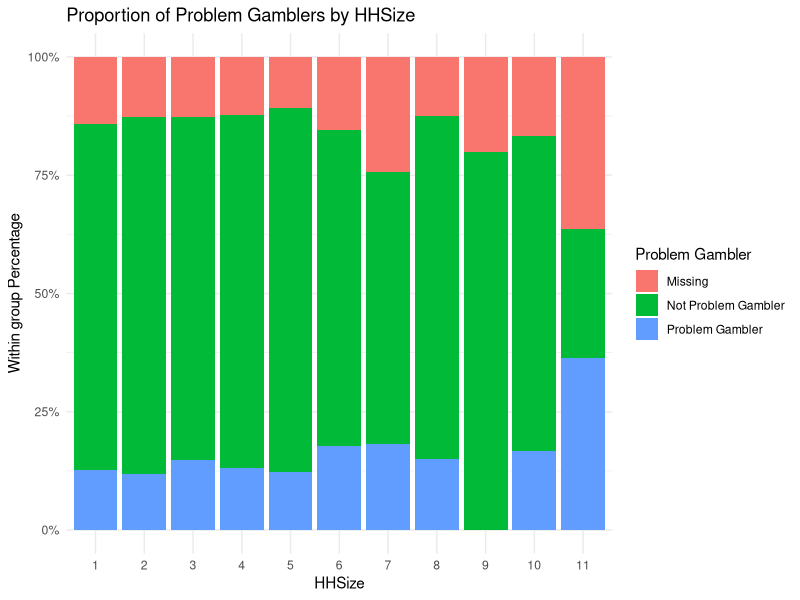
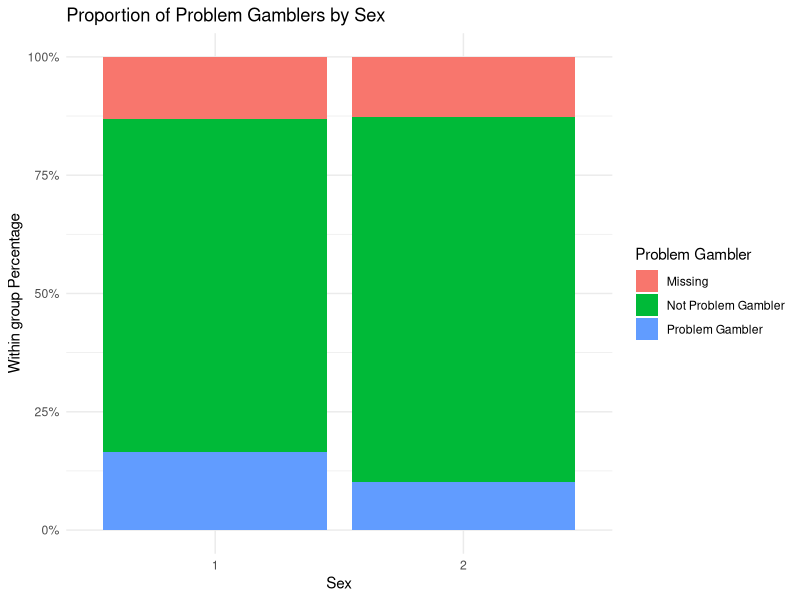
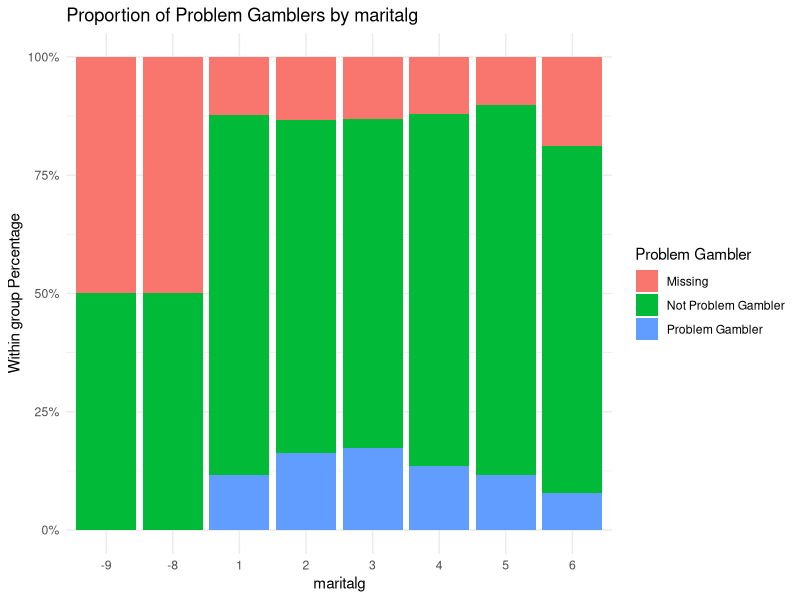
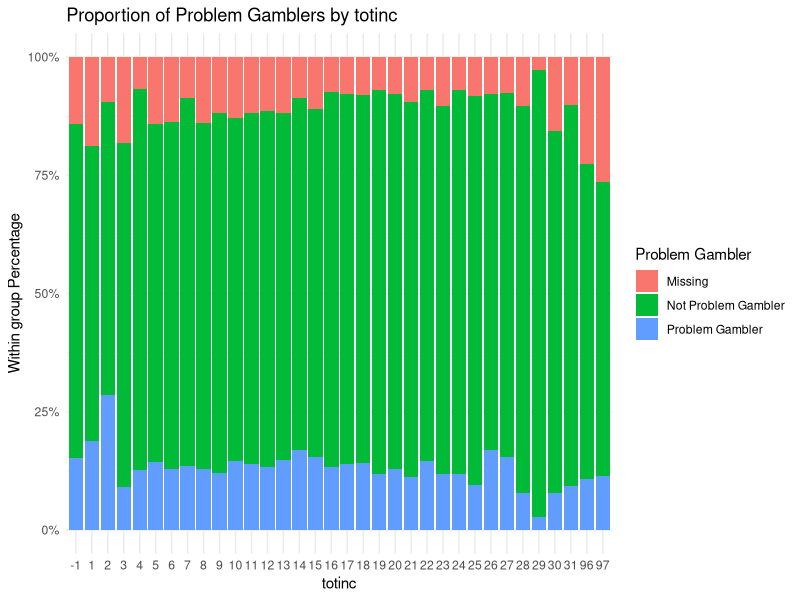
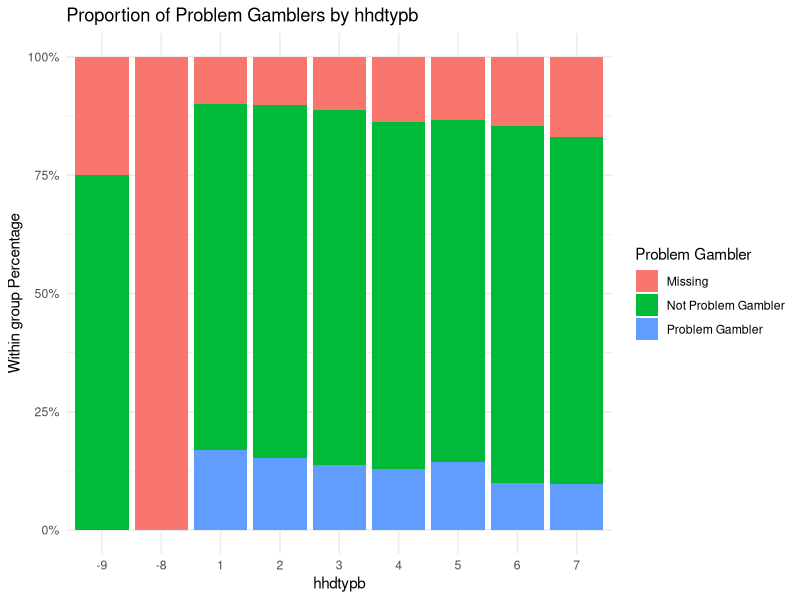
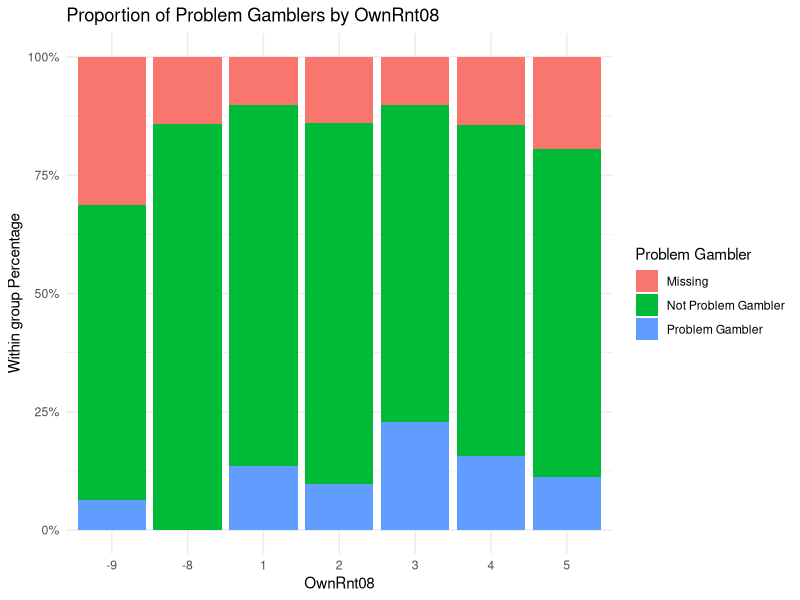
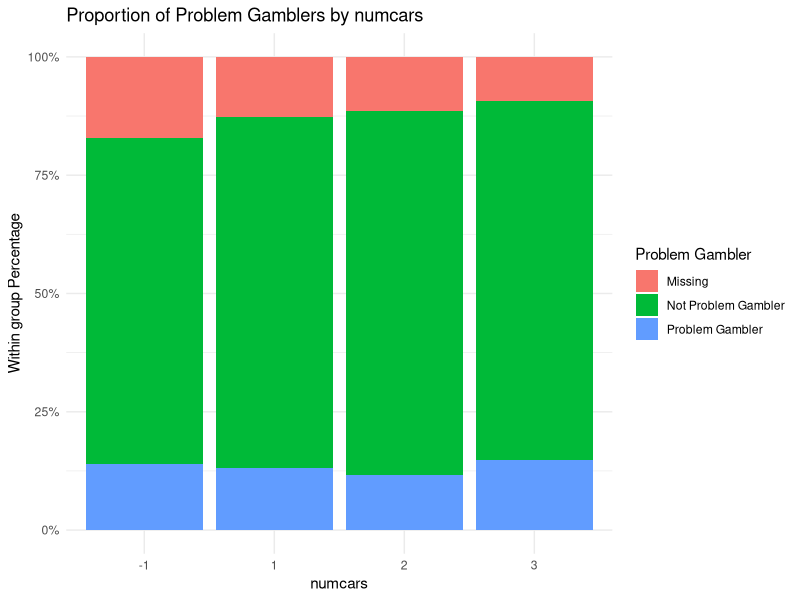
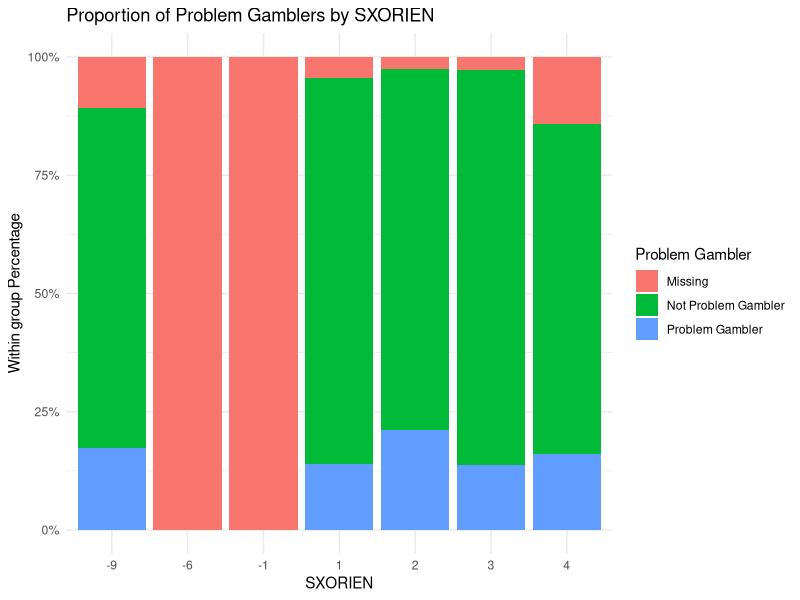

The R source for these figures, in order:
## ---- chunk 1

## ---- chunk 2
#Load all the libaries  
library(tidyverse)  
library(car)        
library(ggplot2)    
library(arm)  
library(dplyr)
## ---- chunk 3
# Load data
gmb_data <- read.csv("data/gambling2.csv", stringsAsFactors = TRUE)
summary(gmb_data)
## ---- chunk 4
gmb_data <- gmb_data %>%
  mutate(across(
    c(
      HHSize, Sex, maritalg, totinc, hhdtypb, OwnRnt08, numcars,
      SXORIEN, Religsc, ethnicC, SrcInc7, SrcInc15, eqv5,
      Econact_2, HighQual, hpnssec5, RG15a, docinfo1,
      compm3, compm7, compm8, compm9, genhelf2, longill12,
      cigst1, PROBGAM, Active, ActPhy, country,EducEnd, ghq12scr
    ),
    as.factor
  ))

cat_vars <- c(
  "HHSize", "Sex", "maritalg", "totinc", "hhdtypb", "OwnRnt08", "numcars",
  "SXORIEN", "Religsc", "ethnicC", "SrcInc7", "SrcInc15", "eqv5",
  "Econact_2", "HighQual", "hpnssec5", "RG15a", "docinfo1",
  "compm3", "compm7", "compm8", "compm9", "genhelf2", "longill12",
  "cigst1", "Active", "ActPhy", "country", "EducEnd", "ghq12scr"
)

summary(gmb_data)
## ---- chunk 5
# Continuous variables
cont_vars <- c("age", "eqvinc", "bmival", "wemwbs", "drating")

for (var in cont_vars) {
  gmb_data[[var]][gmb_data[[var]] < 0] <- NA  
}

gmb_data$PROBGAM <- as.factor(gmb_data$PROBGAM)

levels(gmb_data$PROBGAM)[levels(gmb_data$PROBGAM) %in% c("-1", "-9", "-8", "-2", "-6")] <- "Missing"

levels(gmb_data$PROBGAM)[levels(gmb_data$PROBGAM) == "0"] <- "Not Problem Gambler"
levels(gmb_data$PROBGAM)[levels(gmb_data$PROBGAM) == "1"] <- "Problem Gambler"



summary(gmb_data)
## ---- chunk 6

# Loop over variables to create the bar plots
for (var in cat_vars) {
  ggplot(gmb_data, aes_string(x = paste0("factor(", var, ")"), fill = "factor(PROBGAM)")) +
    geom_bar(position = "fill") +
    scale_y_continuous(name = "Within group Percentage", labels = scales::percent) +
    labs(
      title = paste("Proportion of Problem Gamblers by", var),
      x = var,
      fill = "Problem Gambler"
    ) +
    theme_minimal() -> p

  print(p)
}

## ---- chunk 7
levels(gmb_data$HHSize)[as.numeric(levels(gmb_data$HHSize)) >= 6] <- "Large (6+)"
levels(gmb_data$HHSize)[levels(gmb_data$HHSize) %in% c("1", "2", "3")] <- "Small (1–3)"
levels(gmb_data$HHSize)[levels(gmb_data$HHSize) %in% c("4", "5")] <- "Medium (4–5)"


levels(gmb_data$Sex)[levels(gmb_data$Sex) %in% c("1")] <- "Male"
levels(gmb_data$Sex)[levels(gmb_data$Sex) %in% c("2")] <- "Female"
levels(gmb_data$Sex)[levels(gmb_data$Sex) %in% c("-1", "-2", "-8", "-9")] <- "Missing"


levels(gmb_data$maritalg)[levels(gmb_data$maritalg) %in% c("1", "2")] <- "In a Relationship"
levels(gmb_data$maritalg)[levels(gmb_data$maritalg) %in% c("3", "4", "5", "6")] <- "Not in a Relationship"
levels(gmb_data$maritalg)[levels(gmb_data$maritalg) %in% c("-8", "-9")] <- "Missing"


levels(gmb_data$hhdtypb)[levels(gmb_data$hhdtypb) %in% c("1", "2")] <- "Young Adults – No kids"
levels(gmb_data$hhdtypb)[levels(gmb_data$hhdtypb) %in% c("3", "4")] <- "Family"
levels(gmb_data$hhdtypb)[levels(gmb_data$hhdtypb) %in% c("5", "6", "7")] <- "Older Adults – No kids"
levels(gmb_data$hhdtypb)[levels(gmb_data$hhdtypb) %in% c("-8", "-9")] <- "Missing"


levels(gmb_data$OwnRnt08)[levels(gmb_data$OwnRnt08) %in% c("1", "3")] <- "Mortgage"
levels(gmb_data$OwnRnt08)[levels(gmb_data$OwnRnt08) %in% c("2", "5")] <- "Ownership/No Rent"
levels(gmb_data$OwnRnt08)[levels(gmb_data$OwnRnt08) %in% c("4")] <- "Renting"
levels(gmb_data$OwnRnt08)[levels(gmb_data$OwnRnt08) %in% c("-8", "-9")] <- "Missing"


levels(gmb_data$numcars)[levels(gmb_data$numcars) %in% c("1", "2")] <- "1–2 Cars"
levels(gmb_data$numcars)[levels(gmb_data$numcars) %in% c("3")] <- "3+ Cars"
levels(gmb_data$numcars)[levels(gmb_data$numcars) %in% c("-1")] <- "Missing"

levels(gmb_data$SXORIEN)[levels(gmb_data$SXORIEN) %in% c("1")] <- "Heterosexual"
levels(gmb_data$SXORIEN)[levels(gmb_data$SXORIEN) %in% c("2", "3", "4")] <- "LGBTQ+"
levels(gmb_data$SXORIEN)[levels(gmb_data$SXORIEN) %in% c("-1", "-6", "-9")] <- "Missing"

levels(gmb_data$Religsc)[levels(gmb_data$Religsc) %in% c("1")] <- "No Religion"
levels(gmb_data$Religsc)[levels(gmb_data$Religsc) %in% c("2", "3")] <- "Christian"
levels(gmb_data$Religsc)[levels(gmb_data$Religsc) %in% c("7")] <- "Muslim"
levels(gmb_data$Religsc)[levels(gmb_data$Religsc) %in% c("-1", "-8", "-9")] <- "Missing"
levels(gmb_data$Religsc)[levels(gmb_data$Religsc) %in% c("4", "5", "6", "8", "9")] <- "Other Religion"

levels(gmb_data$ethnicC)[levels(gmb_data$ethnicC) %in% c("1", "2")] <- "White"
levels(gmb_data$ethnicC)[levels(gmb_data$ethnicC) %in% c("3")] <- "Black"
levels(gmb_data$ethnicC)[levels(gmb_data$ethnicC) %in% c("4")] <- "Asian"
levels(gmb_data$ethnicC)[levels(gmb_data$ethnicC) %in% c("5", "6")] <- "Other"
levels(gmb_data$ethnicC)[levels(gmb_data$ethnicC) %in% c("-1", "-8", "-9")] <- "Missing"


levels(gmb_data$SrcInc7)[levels(gmb_data$SrcInc7) %in% c("0")] <- "Not Mentioned"
levels(gmb_data$SrcInc7)[levels(gmb_data$SrcInc7) %in% c("1")] <- "Mentioned"
levels(gmb_data$SrcInc7)[levels(gmb_data$SrcInc7) %in% c("-1","-8", "-9")] <- "Missing"

levels(gmb_data$SrcInc15)[levels(gmb_data$SrcInc15) %in% c("0")] <- "Not Mentioned"
levels(gmb_data$SrcInc15)[levels(gmb_data$SrcInc15) %in% c("1")] <- "Mentioned"
levels(gmb_data$SrcInc15)[levels(gmb_data$SrcInc15) %in% c("-1", "-8", "-9")] <- "Missing"


levels(gmb_data$eqv5)[levels(gmb_data$eqv5) %in% c("1", "2")] <- "High Income"
levels(gmb_data$eqv5)[levels(gmb_data$eqv5) %in% c("3", "4")] <- "Medium Income"
levels(gmb_data$eqv5)[levels(gmb_data$eqv5) %in% c("5")] <- "Low Income"
levels(gmb_data$eqv5)[levels(gmb_data$eqv5) %in% c("-1")] <- "Missing"

levels(gmb_data$Econact_2)[levels(gmb_data$Econact_2) == "1"] <- "Employed"
levels(gmb_data$Econact_2)[levels(gmb_data$Econact_2) == "2"] <- "Student"
levels(gmb_data$Econact_2)[levels(gmb_data$Econact_2) == "3"] <- "Retired"
levels(gmb_data$Econact_2)[levels(gmb_data$Econact_2) == "4"] <- "Unemployed"
levels(gmb_data$Econact_2)[levels(gmb_data$Econact_2) == "5"] <- "Other Inactive"
levels(gmb_data$Econact_2)[levels(gmb_data$Econact_2) %in% c("-1", "-8", "-9")] <- "Missing"


levels(gmb_data$HighQual)[levels(gmb_data$HighQual) == "1"] <- "Degree or Higher"
levels(gmb_data$HighQual)[levels(gmb_data$HighQual) %in% c("2", "3")] <- "High School"
levels(gmb_data$HighQual)[levels(gmb_data$HighQual) == "4"] <- "GCSE or Equivalent"
levels(gmb_data$HighQual)[levels(gmb_data$HighQual) %in% c("5", "6")] <- "Other/None"
levels(gmb_data$HighQual)[levels(gmb_data$HighQual) %in% c("-9")] <- "Missing"


levels(gmb_data$hpnssec5)[levels(gmb_data$hpnssec5) == "1"] <- "Managerial & Professional"
levels(gmb_data$hpnssec5)[levels(gmb_data$hpnssec5) == "2"] <- "Intermediate"
levels(gmb_data$hpnssec5)[levels(gmb_data$hpnssec5) == "3"] <- "Small Employers & Self-Employed"
levels(gmb_data$hpnssec5)[levels(gmb_data$hpnssec5) == "4"] <- "Lower Supervisory & Technical"
levels(gmb_data$hpnssec5)[levels(gmb_data$hpnssec5) == "5"] <- "Semi-Routine"
levels(gmb_data$hpnssec5)[levels(gmb_data$hpnssec5) == "99"] <- "Other"
levels(gmb_data$hpnssec5)[levels(gmb_data$hpnssec5) %in% c("-8", "-9", "-1")] <- "Missing"

levels(gmb_data$RG15a)[levels(gmb_data$RG15a) == "1"] <- "Yes"
levels(gmb_data$RG15a)[levels(gmb_data$RG15a) == "2"] <- "No"
levels(gmb_data$RG15a)[levels(gmb_data$RG15a) %in% c("-8", "-9")] <- "Missing"


levels(gmb_data$docinfo1)[levels(gmb_data$docinfo1) == "1"] <- "Yes"
levels(gmb_data$docinfo1)[levels(gmb_data$docinfo1) == "2"] <- "No"
levels(gmb_data$docinfo1)[levels(gmb_data$docinfo1) %in% c("-1", "-8")] <- "Missing"


levels(gmb_data$compm3)[levels(gmb_data$compm3) == "0"] <- "No Condition"
levels(gmb_data$compm3)[levels(gmb_data$compm3) == "1"] <- "Has Condition"
levels(gmb_data$compm3)[levels(gmb_data$compm3) %in% c("-9")] <- "Missing"

levels(gmb_data$compm7)[levels(gmb_data$compm7) == "0"] <- "No Condition"
levels(gmb_data$compm7)[levels(gmb_data$compm7) == "1"] <- "Has Condition"
levels(gmb_data$compm7)[levels(gmb_data$compm7) %in% c("-9")] <- "Missing"

levels(gmb_data$compm8)[levels(gmb_data$compm8) == "0"] <- "No Condition"
levels(gmb_data$compm8)[levels(gmb_data$compm8) == "1"] <- "Has Condition"
levels(gmb_data$compm8)[levels(gmb_data$compm8) %in% c("-9")] <- "Missing"


levels(gmb_data$compm9)[levels(gmb_data$compm9) == "0"] <- "No Condition"
levels(gmb_data$compm9)[levels(gmb_data$compm9) == "1"] <- "Has Condition"
levels(gmb_data$compm9)[levels(gmb_data$compm9) %in% c("-9")] <- "Missing"

levels(gmb_data$genhelf2)[levels(gmb_data$genhelf2) == "1"] <- "Good"
levels(gmb_data$genhelf2)[levels(gmb_data$genhelf2) == "2"] <- "Fair"
levels(gmb_data$genhelf2)[levels(gmb_data$genhelf2) == "3"] <- "Bad"
levels(gmb_data$genhelf2)[levels(gmb_data$genhelf2) %in% c("-8")] <- "Missing"


levels(gmb_data$longill12)[levels(gmb_data$longill12) == "1"] <- "Yes"
levels(gmb_data$longill12)[levels(gmb_data$longill12) == "2"] <- "No"
levels(gmb_data$longill12)[levels(gmb_data$longill12) %in% c("-1", "-2", "-8", "-9")] <- "Missing"

levels(gmb_data$cigst1)[levels(gmb_data$cigst1) == "1"] <- "Never Smoked"
levels(gmb_data$cigst1)[levels(gmb_data$cigst1) %in% c("2", "3")] <- "Ex-Smoker"
levels(gmb_data$cigst1)[levels(gmb_data$cigst1) == "4"] <- "Current Smoker"
levels(gmb_data$cigst1)[levels(gmb_data$cigst1) %in% c("-1", "-2", "-6", "-8", "-9")] <- "Missing"

levels(gmb_data$Active)[levels(gmb_data$Active) == "1"] <- "Very Physically Active"
levels(gmb_data$Active)[levels(gmb_data$Active) == "2"] <- "Fairly Physically Active"
levels(gmb_data$Active)[levels(gmb_data$Active) == "3"] <- "Not Very Physically Active"
levels(gmb_data$Active)[levels(gmb_data$Active) == "4"] <- "Not at All Physically Active"
levels(gmb_data$Active)[levels(gmb_data$Active) %in% c("-1", "-2", "-8", "-9")] <- "Missing"

levels(gmb_data$country)[levels(gmb_data$country) == "1"] <- "England"
levels(gmb_data$country)[levels(gmb_data$country) == "2"] <- "Scotland"

levels(gmb_data$EducEnd)[levels(gmb_data$EducEnd) %in% c("2", "3", "4")] <- "Left Early or No Education"
levels(gmb_data$EducEnd)[levels(gmb_data$EducEnd) %in% c("5", "6", "7", "8")] <- "Left at 16+"
levels(gmb_data$EducEnd)[levels(gmb_data$EducEnd) == "1"] <- "Not Yet Finished"
levels(gmb_data$EducEnd)[levels(gmb_data$EducEnd) %in% c("-1", "-2", "-8", "-9")] <- "Missing"


levels(gmb_data$ghq12scr)[levels(gmb_data$ghq12scr) %in% as.character(0:2)] <- "Low Distress"
levels(gmb_data$ghq12scr)[levels(gmb_data$ghq12scr) %in% as.character(3:5)] <- "Moderate Distress"
levels(gmb_data$ghq12scr)[levels(gmb_data$ghq12scr) %in% as.character(6:12)] <- "High Distress"
levels(gmb_data$ghq12scr)[levels(gmb_data$ghq12scr) %in% c("-1", "-2", "-6", "-8", "-9")] <- "Missing"

levels(gmb_data$totinc)[levels(gmb_data$totinc) %in% as.character(1:15)] <- "Low Income"
levels(gmb_data$totinc)[levels(gmb_data$totinc) %in% as.character(16:23)] <- "Middle Income"
levels(gmb_data$totinc)[levels(gmb_data$totinc) %in% as.character(24:31)] <- "High Income"
levels(gmb_data$totinc)[levels(gmb_data$totinc) %in% c("96", "97")] <- "Don't Know / Refused"
levels(gmb_data$totinc)[levels(gmb_data$totinc) %in% c("-1", "-2", "-8", "-9")] <- "Missing"

## ---- chunk 8
# Household Size
gmb_data$HHSize <- relevel(gmb_data$HHSize, ref = "Small (1–3)")

# Sex
gmb_data$Sex <- relevel(gmb_data$Sex, ref = "Male")

# maritalg
gmb_data$maritalg <- relevel(gmb_data$maritalg, ref = "In a Relationship")

# Household Type
gmb_data$hhdtypb <- relevel(gmb_data$hhdtypb, ref = "Family")

# Tenure
gmb_data$OwnRnt08 <- relevel(gmb_data$OwnRnt08, ref = "Ownership/No Rent")

# Num Cars
gmb_data$numcars <- relevel(gmb_data$numcars, ref = "1–2 Cars")

# Sexual Orientation
gmb_data$SXORIEN <- relevel(gmb_data$SXORIEN, ref = "Heterosexual")

# Religion
gmb_data$Religsc <- relevel(gmb_data$Religsc, ref = "No Religion")

# Ethnicity
gmb_data$ethnicC <- relevel(gmb_data$ethnicC, ref = "White")

# Income Sources
gmb_data$SrcInc7 <- relevel(gmb_data$SrcInc7, ref = "Not Mentioned")
gmb_data$SrcInc15 <- relevel(gmb_data$SrcInc15, ref = "Not Mentioned")

# Income Quintile
gmb_data$eqv5 <- relevel(gmb_data$eqv5, ref = "Medium Income")

# Economic Activity
gmb_data$Econact_2 <- relevel(gmb_data$Econact_2, ref = "Employed")

# Highest Qual
gmb_data$HighQual <- relevel(gmb_data$HighQual, ref = "High School")

# NS-SEC Classification
gmb_data$hpnssec5 <- relevel(gmb_data$hpnssec5, ref = "Managerial & Professional")

# Religioun
gmb_data$RG15a <- relevel(gmb_data$RG15a, ref = "Yes")

# Medic Info 
gmb_data$docinfo1 <- relevel(gmb_data$docinfo1, ref = "Yes")

# Chronic Conditions
gmb_data$compm3 <- relevel(gmb_data$compm3, ref = "No Condition")
gmb_data$compm7 <- relevel(gmb_data$compm7, ref = "No Condition")
gmb_data$compm8 <- relevel(gmb_data$compm8, ref = "No Condition")
gmb_data$compm9 <- relevel(gmb_data$compm9, ref = "No Condition")

# General Health
gmb_data$genhelf2 <- relevel(gmb_data$genhelf2, ref = "Good")

# Long-standing Illness
gmb_data$longill12 <- relevel(gmb_data$longill12, ref = "No")

# Smoking
gmb_data$cigst1 <- relevel(gmb_data$cigst1, ref = "Never Smoked")

# Physical Activity
gmb_data$Active <- relevel(gmb_data$Active, ref = "Very Physically Active")

# Country
gmb_data$country <- relevel(gmb_data$country, ref = "England")

# Education End Age
gmb_data$EducEnd <- relevel(gmb_data$EducEnd, ref = "Left at 16+")

# Psychological Distress
gmb_data$ghq12scr <- relevel(gmb_data$ghq12scr, ref = "Low Distress")

# Total Income
gmb_data$totinc <- relevel(gmb_data$totinc, ref = "Middle Income")

## ---- chunk 9
# Define continuous variables
cont_vars <- c("age", "eqvinc", "bmival", "wemwbs", "drating")

gmb_data[cont_vars] <- lapply(gmb_data[cont_vars], function(x) as.numeric(as.character(x)))

# Replace common SPSS missing values with NA
gmb_data[cont_vars] <- lapply(gmb_data[cont_vars], function(x) {
  x[x %in% c(-1, -2, -6, -8, -9)] <- NA
  return(x)
})

## ---- chunk 10
for (var in cont_vars) {
  print(
    ggplot(gmb_data, aes(x = factor(PROBGAM), y = .data[[var]])) +
      geom_boxplot(fill = "lightblue") +
      labs(x = "Problem Gambler", y = var, title = paste("Boxplot of", var, "by Problem Gambling Status")) +
      theme_minimal()
  )
}
## ---- chunk 11
model_0 <- glm(PROBGAM ~ HighQual, data = gmb_data, family = binomial)
summary(model_0)
anova(model_0)
## ---- chunk 12
model_1 <- glm(PROBGAM ~ HighQual, data = gmb_data, family = binomial)
summary(model_1)
anova(model_1)
## ---- chunk 13
model_2 <- glm(PROBGAM ~ HighQual + OwnRnt08, data = gmb_data, family = binomial)
anova(model_2)
summary(model_2)
anova(model_1, model_2, test = "Chisq")
vif(model_2)

## ---- chunk 14
model_3 <- glm(PROBGAM ~ HighQual + OwnRnt08+numcars, data = gmb_data, family = binomial)
anova(model_2, model_3, test = "Chisq")
summary(model_3)
anova(model_3)
vif(model_3)
## ---- chunk 15
model_3.1 <- glm(PROBGAM ~ HighQual + OwnRnt08+numcars +totinc, data = gmb_data, family = binomial)
anova(model_3, model_3.1, test = "Chisq")
summary(model_3.1)
anova(model_3.1)
vif(model_3.1)
## ---- chunk 16
model_3.2 <- glm(PROBGAM ~ HighQual + OwnRnt08 +numcars+totinc+ eqv5, data = gmb_data, family = binomial)
anova(model_3.2, model_3.1, test = "Chisq")
summary(model_3.2)
anova(model_3.2)
vif(model_3.2)
## ---- chunk 17
model_4 <- glm(PROBGAM ~ HighQual + OwnRnt08 +numcars+totinc+ Econact_2, data = gmb_data, family = binomial)
anova(model_3.1, model_4, test = "Chisq")
summary(model_4)
anova(model_4)
vif(model_4)
## ---- chunk 18
model_5 <- glm(PROBGAM ~ HighQual + OwnRnt08+numcars+totinc+Econact_2+country, data = gmb_data, family = binomial)
anova(model_4, model_5, test = "Chisq")
summary(model_5)
anova(model_5)
vif(model_5)
## ---- chunk 19
model_6 <- glm(PROBGAM ~ HighQual + OwnRnt08+numcars+totinc+Econact_2+country + Religsc, data = gmb_data, family = binomial)
anova(model_5, model_6, test = "Chisq")
summary(model_6)
anova(model_6)
vif(model_6)
## ---- chunk 20
vars_used <- c("HighQual", "EducEnd", "OwnRnt08", "hhdtypb", 
               "HHSize", "Econact_2", "SrcInc15", "ghq12scr", 
               "SXORIEN", "Religsc", "eqv5", "age", "country")

## ---- chunk 21

mod_relig <- glm(PROBGAM ~ Religsc, family = binomial, data = gmb_data)

b <- coef(mod_relig)


delta_muslim <- with(gmb_data,
  invlogit(b[1] + b["ReligscMuslim"]) - invlogit(b[1])
)


delta_christian <- with(gmb_data,
  invlogit(b[1] + b["ReligscChristian"]) - invlogit(b[1])
)


delta_other <- with(gmb_data,
  invlogit(b[1] + b["ReligscOther Religion"]) - invlogit(b[1])
)

cat("Muslim vs No Religion: ", round(mean(delta_muslim), 3), "\n")
cat("Christian vs No Religion", round(mean(delta_christian), 3), "\n")
cat("Other Religion vs No Religion: ", round(mean(delta_other), 3), "\n")


## ---- chunk 22

econ_mod <- glm(PROBGAM ~ Econact_2, family = binomial, data = gmb_data)
b <- coef(econ_mod)


delta.student <- with(gmb_data,
  invlogit(b[1] + b["Econact_2Student"]) - invlogit(b[1])
)
cat("Full-time Student vs Employed APC: ", round(mean(delta.student), 3), "\n")


delta.retired <- with(gmb_data,
  invlogit(b[1] + b["Econact_2Retired"]) - invlogit(b[1])
)
cat("Retired vs Employed ", round(mean(delta.retired), 3), "\n")


delta.unemployed <- with(gmb_data,
  invlogit(b[1] + b["Econact_2Unemployed"]) - invlogit(b[1])
)
cat("Unemployed vs Employed: ", round(mean(delta.unemployed), 3), "\n")


delta.other <- with(gmb_data,
  invlogit(b[1] + b["Econact_2Other Inactive"]) - invlogit(b[1])
)
cat("Other Inactive vs Employed: ", round(mean(delta.other), 3), "\n")


## ---- chunk 23

qual_mod <- glm(PROBGAM ~ HighQual, family = binomial, data = gmb_data)
b <- coef(qual_mod)


delta.degree <- with(gmb_data,
  invlogit(b[1] + b["HighQualDegree or Higher"]) - invlogit(b[1])
)
cat("Degree or Higher vs High School", round(mean(delta.degree), 3), "\n")


delta.gcse <- with(gmb_data,
  invlogit(b[1] + b["HighQualGCSE or Equivalent"]) - invlogit(b[1])
)
cat("GCSE or Equivalent vs High School", round(mean(delta.gcse), 3), "\n")

delta.other <- with(gmb_data,
  invlogit(b[1] + b["HighQualOther/None"]) - invlogit(b[1])
)
cat("Other/None vs High School APC: ", round(mean(delta.other), 3), "\n")

delta.missing <- with(gmb_data,
  invlogit(b[1] + b["HighQualMissing"]) - invlogit(b[1])
)
cat("Missing vs High School", round(mean(delta.missing), 3), "\n")

## ---- chunk 24

country_mod <- glm(PROBGAM ~ country, family = binomial, data = gmb_data)
b <- coef(country_mod)


delta.scotland <- with(gmb_data,
  invlogit(b[1] + b["countryScotland"]) - invlogit(b[1])
)

cat("Scotland vs England", round(mean(delta.scotland), 3), "\n")
## ---- chunk 25
own_mod <- glm(PROBGAM ~ OwnRnt08, family = binomial, data = gmb_data)
b <- coef(own_mod)

delta.mortgage <- with(gmb_data,
  invlogit(b[1] + b["OwnRnt08Mortgage"]) - invlogit(b[1])
)

delta.renting <- with(gmb_data,
  invlogit(b[1] + b["OwnRnt08Renting"]) - invlogit(b[1])
)

delta.own_missing <- with(gmb_data,
  invlogit(b[1] + b["OwnRnt08Missing"]) - invlogit(b[1])
)

cat("Mortgage vs Ownership/No Rent  ", round(mean(delta.mortgage), 3), "\n")
cat("Renting vs Ownership/No Rent", round(mean(delta.renting), 3), "\n")
cat("Missing vs Ownership/No Rent ", round(mean(delta.own_missing), 3), "\n")

## ---- chunk 26
numcars_mod <- glm(PROBGAM ~ numcars, family = binomial, data = gmb_data)

b <- coef(numcars_mod)

delta.numcars_3plus <- with(gmb_data,
  invlogit(b[1] + b["numcars3+ Cars"]) - invlogit(b[1])
)

delta.numcars_missing <- with(gmb_data,
  invlogit(b[1] + b["numcarsMissing"]) - invlogit(b[1])
)

cat("3+ Cars vs 1–2 Cars ", round(mean(delta.numcars_3plus), 3), "\n")
cat("Missing vs 1–2 Cars", round(mean(delta.numcars_missing), 3), "\n")

## ---- chunk 27

totinc_mod <- glm(PROBGAM ~ totinc, family = binomial, data = gmb_data)

b <- coef(totinc_mod)

delta.income_low <- with(gmb_data,
  invlogit(b[1] + b["totincLow Income"]) - invlogit(b[1])
)

delta.income_high <- with(gmb_data,
  invlogit(b[1] + b["totincHigh Income"]) - invlogit(b[1])
)

delta.income_missing <- with(gmb_data,
  invlogit(b[1] + b["totincMissing"]) - invlogit(b[1])
)

delta.income_refused <- with(gmb_data,
  invlogit(b[1] + b["totincDon't Know / Refused"]) - invlogit(b[1])
)

cat("Low Income vs Middle Income", round(mean(delta.income_low), 3), "\n")
cat("High Income vs Middle Income ", round(mean(delta.income_high), 3), "\n")
cat("Missing Income vs Middle Income ", round(mean(delta.income_missing), 3), "\n")
cat("Don't Know / Refused vs Middle Income ", round(mean(delta.income_refused), 3), "\n")

## ---- chunk 28
ct.op <- function(predicted, observed) {
df.op <- data.frame(predicted = predicted, observed = observed)
# create a table
op.tab <- table(df.op)
# use the prop.table function to obtain the proportions we need: those who
# were correctly predicted as 0 @position 1,1 in the table of proportions
obs0.tab <- round(prop.table(op.tab, 2)[1, 1], 2)
# those who were correctly predicted as 1 @position 2,2 in the table of
# proportions
obs1.tab <- round(prop.table(op.tab, 2)[2, 2], 2)
# and put them under the table
op.tab <- rbind(op.tab, c(obs0.tab, obs1.tab))
# name the rows
rownames(op.tab) <- c("pred=0", "pred=1", "%corr")
# name the columns
colnames(op.tab) <- c("obs=0", "obs=1")
# return the table
op.tab
}
## ---- chunk 29
# Remove rows where PROBGAM is labelled as "Missing"
gmb_data <- subset(gmb_data, PROBGAM != "Missing")
## ---- chunk 30
pred.pk <- as.numeric(predict(model_6, type = "response", newdata = gmb_data) > 0.5)
obs.pk <- as.numeric(gmb_data$PROBGAM == "Problem Gambler")
ct.op(pred.pk, obs.pk)
## ---- chunk 31
mean(pred.pk) 
## ---- chunk 32
ggplot(gmb_data %>% filter(!is.na(age)), aes(x = country, y = age)) +
  geom_boxplot(fill = "skyblue") +
  labs(
    title = "Boxplot of Age by Country",
    x = "Country",
    y = "Age"
  ) +
  theme_minimal()
## ---- chunk 33
income_prop_data <- gmb_data %>%
  filter(
    !is.na(totinc),
    !totinc %in% c("Missing", "Don't Know / Refused")
  ) %>%
  group_by(country, totinc) %>%
  summarise(n = n(), .groups = "drop") %>%
  group_by(country) %>%
  mutate(percent = n / sum(n))


ggplot(income_prop_data, aes(x = totinc, y = percent, fill = country)) +
  geom_bar(stat = "identity", position = "dodge") +
  scale_y_continuous(labels = scales::percent_format(accuracy = 1)) +
  labs(
    title = "Proportion of Income Brackets by Country",
    x = "Income Bracket",
    y = "Percentage of Respondents"
  ) +
  theme_minimal() +
  theme(axis.text.x = element_text(angle = 45, hjust = 1))

## ---- chunk 34
employment_summary <- gmb_data %>%
  filter(!is.na(Econact_2), !is.na(country)) %>%
  group_by(country, Econact_2) %>%
  summarise(count = n()) %>%
  group_by(country) %>%
  mutate(
    proportion = count / sum(count) * 100
  )

ggplot(employment_summary, aes(x = Econact_2, y = proportion, fill = country)) +
  geom_bar(stat = "identity", position = "dodge") +
  labs(
    title = "Proportion of Employment Status by Country",
    x = "Employment Status",
    y = "Percentage (%)"
  ) +
  scale_y_continuous(labels = scales::percent_format(scale = 1)) +
  theme_minimal() +
  theme(axis.text.x = element_text(angle = 45, hjust = 1))
